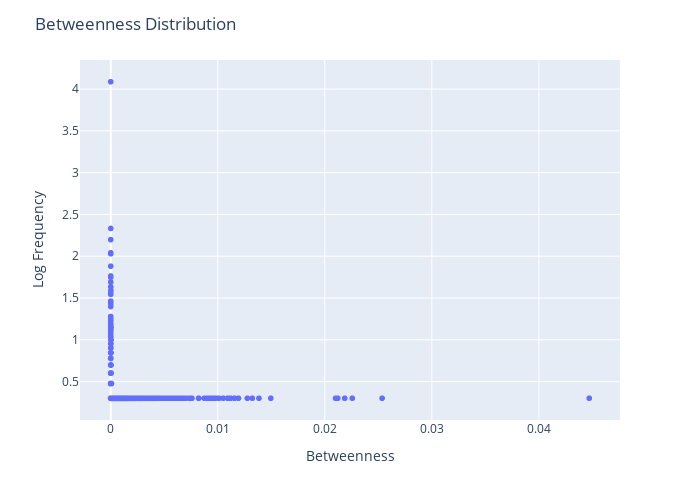

The cell this chart's notebook holds for it:
### Code cell
bet = nx.betweenness_centrality(DG)
betw_df = dictionary_to_df(bet.items(), 'Betweenness')
betw_df['Freq'] = np.log10(betw_df['Freq'] + 1)
fig = px.scatter(betw_df, x="Betweenness", y="Freq")
fig.update_yaxes(title_text="Log Frequency")
fig.update_layout(height=500, width=700,showlegend=False, title='Betweenness Distribution')
fig.show()

### Figure 1 — Plotly figure (JSON) as saved in the notebook; plotly's stock layout.template omitted (floating-point values rounded to 4 significant figures; data arrays with more than 128 entries replaced by an {"elided": "..."} marker saying what was removed)
{"data": [{"hovertemplate": "Betweenness=%{x}<br>Freq=%{y}<extra></extra>", "legendgroup": "", "marker": {"color": "#636efa", "symbol": "circle"}, "mode": "markers", "name": "", "showlegend": false, "type": "scattergl", "x": {"elided": "9148 float values"}, "xaxis": "x", "y": {"elided": "9148 float values"}, "yaxis": "y"}], "layout": {"height": 500, "legend": {"tracegroupgap": 0}, "margin": {"t": 60}, "showlegend": false, "title": {"text": "Betweenness Distribution"}, "width": 700, "xaxis": {"anchor": "y", "domain": [0, 1], "title": {"text": "Betweenness"}}, "yaxis": {"anchor": "x", "domain": [0, 1], "title": {"text": "Log Frequency"}}}}
